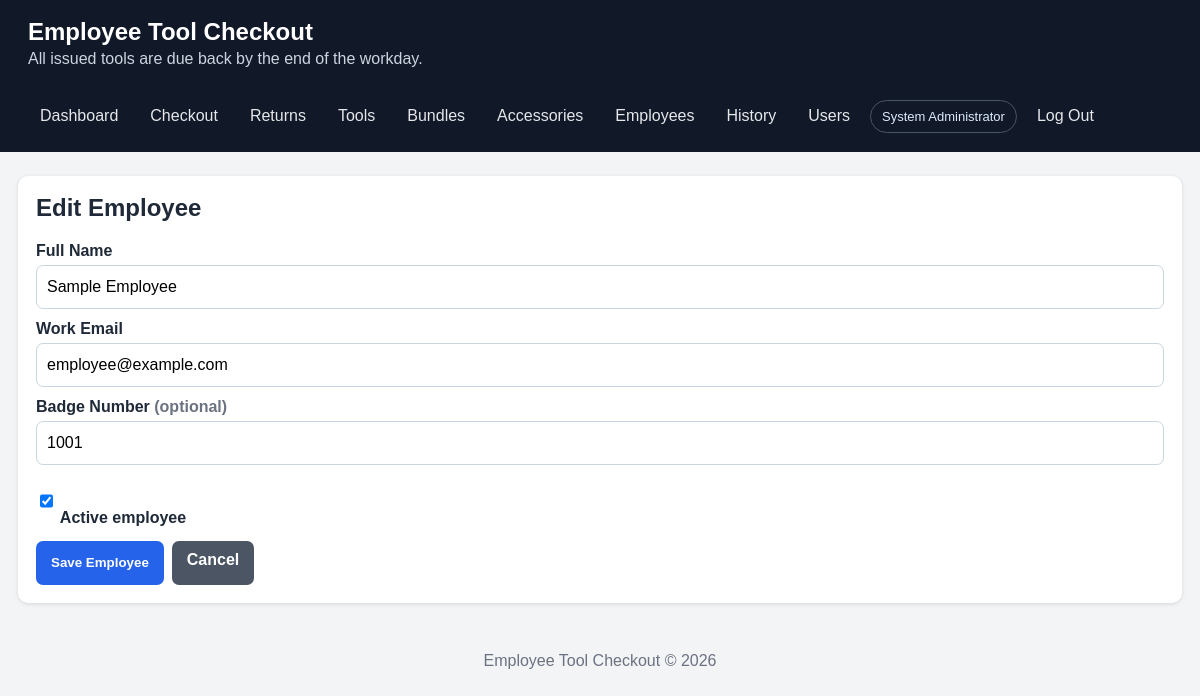
/employee_form.php?id=1 (signed in), run on the app's committed database.
### tables this page shows
CREATE TABLE IF NOT EXISTS employees (
    id INT UNSIGNED AUTO_INCREMENT PRIMARY KEY,
    name VARCHAR(150) NOT NULL,
    work_email VARCHAR(190) NOT NULL,
    badge_number VARCHAR(80) NULL,
    active TINYINT(1) NOT NULL DEFAULT 1,
    created_at DATETIME NOT NULL DEFAULT CURRENT_TIMESTAMP,
    UNIQUE KEY uq_employee_email (work_email), UNIQUE KEY uq_employee_badge (badge_number)
);

### includes/functions.php (called while the page is built, shortened)
<?php
function e(?string $value): string
{
    return htmlspecialchars($value ?? '', ENT_QUOTES, 'UTF-8');
}

### employee_form.php (the view, shortened to what this page needs)
<?php
require __DIR__ . '/includes/header.php';
$pdo=db(); $id=(int)($_GET['id'] ?? $_POST['id'] ?? 0); $returnTo=$_GET['return_to'] ?? $_POST['return_to'] ?? '';
$employee=['name'=>trim($_GET['prefill'] ?? ''),'work_email'=>'','badge_number'=>'','active'=>1];
if ($id) { $s=$pdo->prepare('SELECT * FROM employees WHERE id=?'); $s->execute([$id]); $employee=$s->fetch() ?: $employee; }
?>
<div class="card"><h2><?= $id ? 'Edit' : 'Add' ?> Employee</h2><form method="post">
<label>Full Name</label><input name="name" required value="<?= e($employee['name']) ?>">
<label>Work Email</label><input type="email" name="work_email" required value="<?= e($employee['work_email']) ?>">
<label>Badge Number <span class="muted">(optional)</span></label><input name="badge_number" value="<?= e($employee['badge_number']) ?>">
<label><input type="checkbox" name="active" value="1" style="width:auto" <?= $employee['active'] ? 'checked' : '' ?>> Active employee</label>
<div class="actions"><button>Save Employee</button><a class="button secondary" href="<?= $returnTo==='checkout'?'checkout.php':'employees.php' ?>">Cancel</a></div>
</form></div>
<?php require __DIR__ . '/includes/footer.php'; ?>

### assets/style.css (style rules this page uses)
:root { font-family: Arial, sans-serif; color: #1f2937; background: #f3f4f6; }
* { box-sizing: border-box; }
body { margin: 0; }
.card { background: white; border-radius: 10px; padding: 18px; box-shadow: 0 1px 4px rgba(0,0,0,.12); }
.card h2, .card h3 { margin-top: 0; }
label { display: block; font-weight: 700; margin: 11px 0 5px; }
input, select, textarea { width: 100%; padding: 10px; border: 1px solid #cbd5e1; border-radius: 7px; font: inherit; }
button, .button { display: inline-block; background: #2563eb; color: white; border: 0; border-radius: 7px; padding: 10px 15px; cursor: pointer; text-decoration: none; font-weight: 700; }
.button.secondary { background: #4b5563; }
.actions { display: flex; gap: 8px; flex-wrap: wrap; margin-top: 14px; }
.muted { color: #6b7280; }
body { padding-bottom: env(safe-area-inset-bottom); }
button, .button, input, select, textarea { min-height: 44px; }

### data on the page
employees: name "Sample Employee", work_email "employee@example.com", badge_number "1001", active "☑"

### other printed values
APP_NAME "Employee Tool Checkout"
current_user()['full_name'] "System Administrator"
